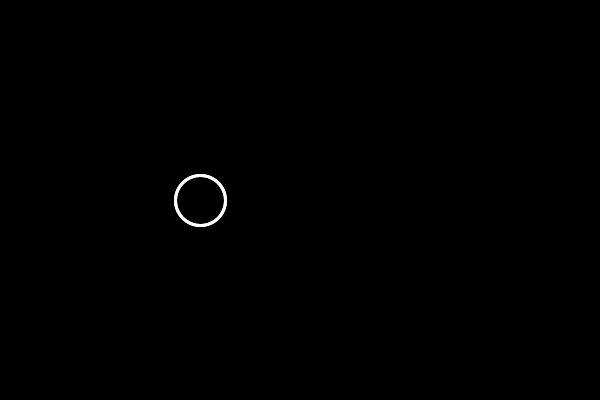
Frame 1 (no input)
Frame 60 (the mouse pressed at the canvas centre just before this capture): identical to frame 1, image omitted
Frame 120 (the mouse held since frame 60 and released just before this capture): identical to frame 1, image omitted

The Processing sketch that drew this single still picture (run headless with seeded random() and noise(); from frame 60 on, the mouse is pressed at the canvas centre):

// Processing sketch: CirclePacking_Animated
// ── CirclePacking_Animated.pde
Circle c;

ArrayList<Circle> circles; // array list is a object that is list of objects


void setup()
{
   size(600,400);
   c=new Circle(200,200);
   circles=new ArrayList<Circle>();
   circles.add(new Circle(200,200));
  
}

void draw()
{
  background(0);
  c.show();
  for(Circle c: circles){
   c.show(); 
  }
}

// ── circle.pde
class Circle{
 float x;
 float y;
 float r=20;
 
  Circle(float x_,float y_)
  {
     x=x_;y=y_;
    r=50;
  }
  void show()
  {
    stroke(255);
    strokeWeight(3);
    noFill();
    ellipse(x,y,r,r); 
     
  }
  
}
